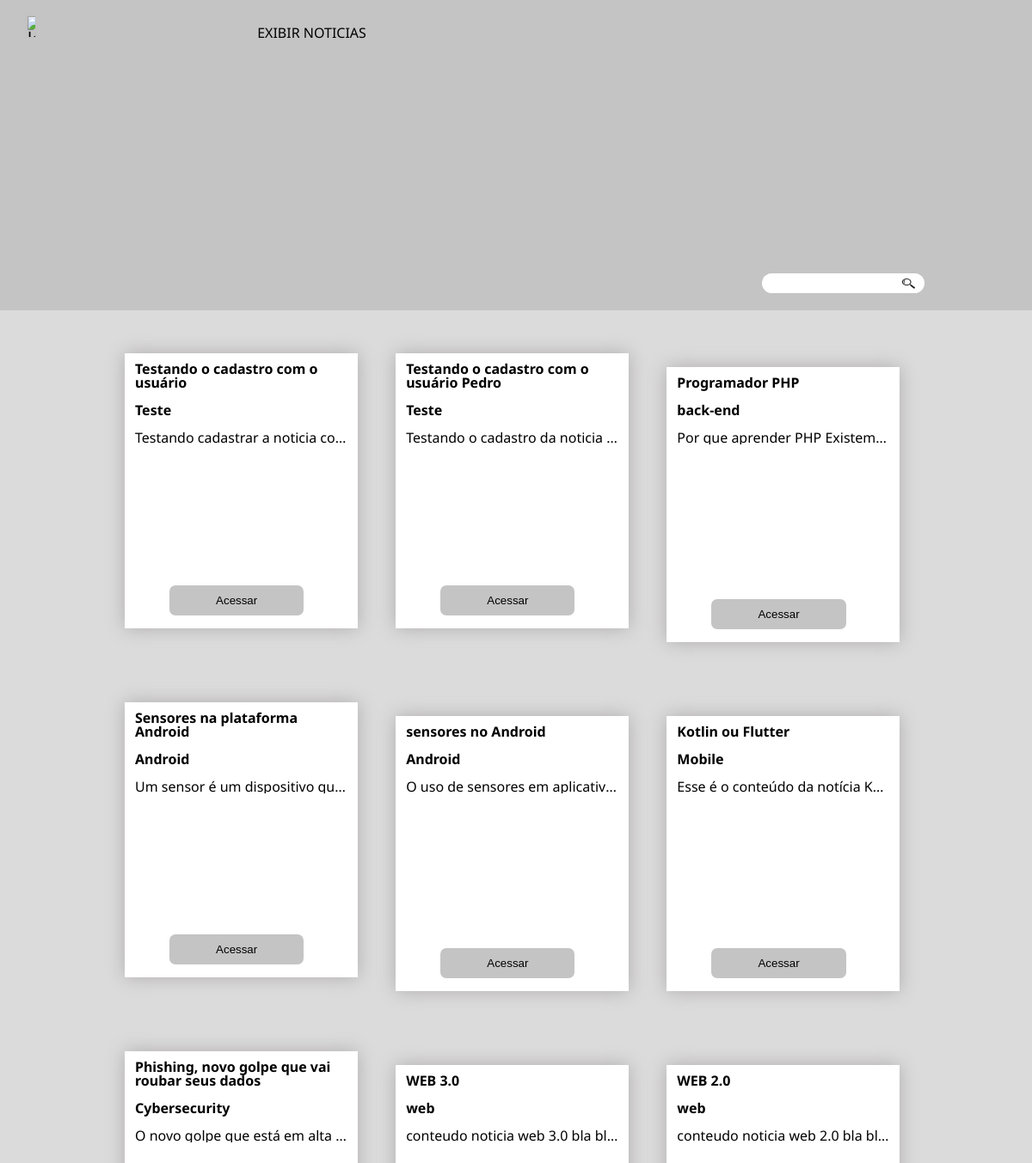
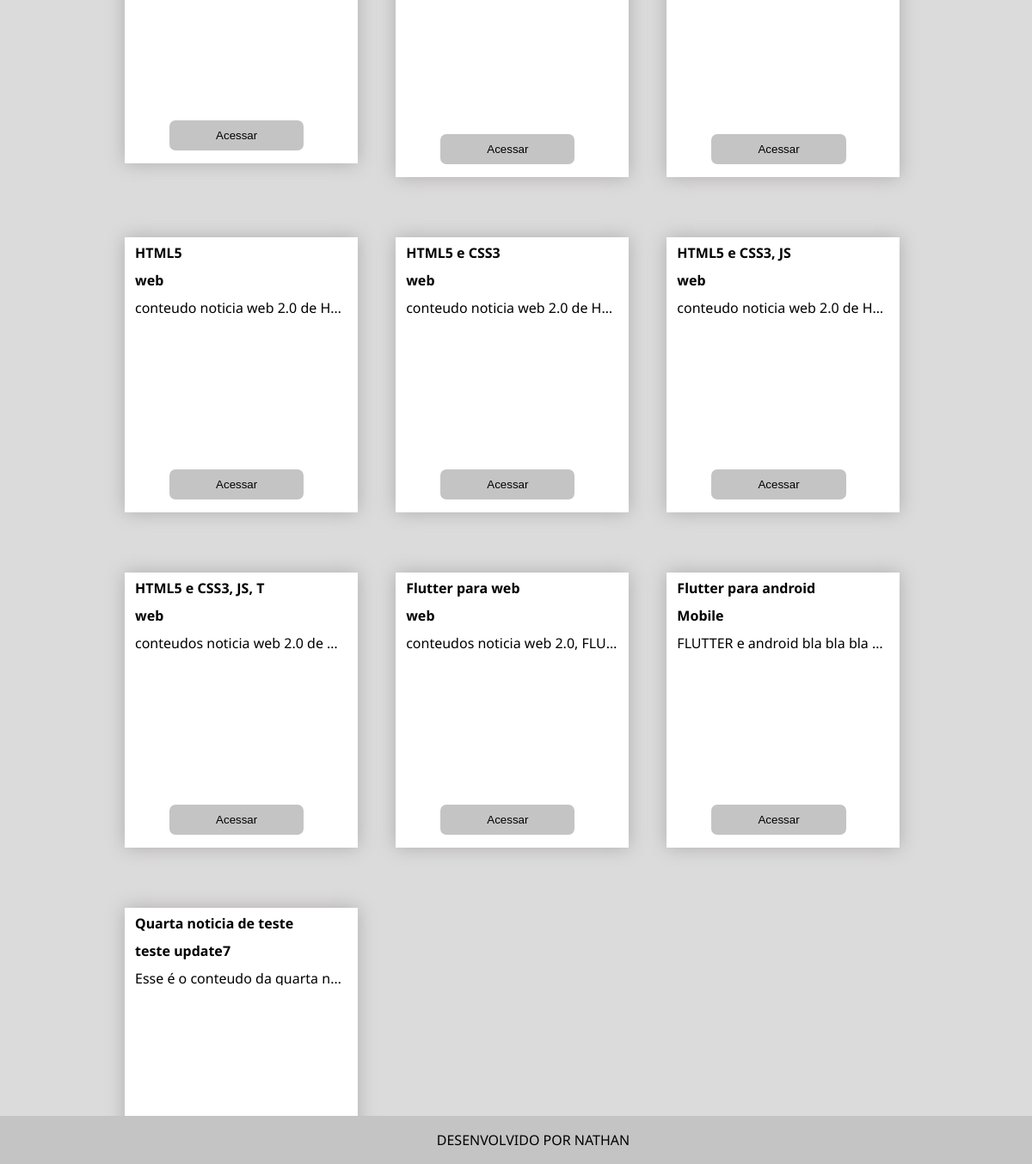
The page / on the database its author committed (2 pictures, top to bottom).
### tables this page shows
CREATE TABLE `noticias` (
  `id` int(11) NOT NULL AUTO_INCREMENT,
  `id_usuario` int(11) DEFAULT NULL,
  `id_categoria` int(11) DEFAULT NULL,
  `titulo` varchar(150) NOT NULL,
  `conteudo` text NOT NULL,
  `data_publicacao` date DEFAULT NULL,
  PRIMARY KEY (`id`),
  KEY `id_categoria` (`id_categoria`),
  KEY `id_usuario` (`id_usuario`),
  CONSTRAINT `noticias_ibfk_1` FOREIGN KEY (`id_categoria`) REFERENCES `categorias` (`id`),
  CONSTRAINT `noticias_ibfk_2` FOREIGN KEY (`id_usuario`) REFERENCES `usuarios` (`id`)
);

CREATE TABLE `categorias` (
  `id` int(11) NOT NULL AUTO_INCREMENT,
  `nome` varchar(100) NOT NULL,
  PRIMARY KEY (`id`),
  UNIQUE KEY `nome` (`nome`)
);

### src/repositorio/RepositorioNoticias.php (called while the page is built, shortened)
<?php
class RepositorioNoticias
{
    private PDO $conexao;
    public function __construct(PDO $conexao)
    {
        $this->conexao = $conexao;
    }
    public function todasAsNoticias(): array
    {
        $sql = 'SELECT noticias.id, categorias.id AS id_da_categoria, categorias.nome AS categoria, noticias.titulo, noticias.conteudo, noticias.data_publicacao
        FROM noticias JOIN categorias ON noticias.id_categoria = categorias.id ORDER BY noticias.data_publicacao DESC;';
        $consulta = $this->conexao->query($sql);
        return $this->hidratarListaNoticias($consulta);
    }
    private function hidratarListaNoticias($consulta): array
    {
        $listaDadosNoticias = $consulta->fetchAll(PDO::FETCH_ASSOC);
        $listaNoticias = [];
        foreach ($listaDadosNoticias as $dadosNoticia) {
            $listaNoticias[] = new \Noticia(
                $dadosNoticia['id'],
                new \Categoria($dadosNoticia['id_da_categoria'], $dadosNoticia['categoria']),
                $dadosNoticia['titulo'],
                $dadosNoticia['conteudo'],
                $dadosNoticia['data_publicacao']
            );
        }
        return $listaNoticias;
    }
}

### src/dominio/modelo/Categoria.php (called while the page is built, shortened)
<?php
class Categoria
{
    private $categoria;
    public function __construct(?int $id, string $categoria)
    {
        $this->categoria = $this->limpar($categoria);
    }
    public function categoria(): string
    {
        return $this->categoria;
    }
    private function limpar($categoria)
    {
        $categoria = trim($categoria);
        $categoria = stripcslashes($categoria);
        $categoria = htmlspecialchars($categoria);
        return $categoria;
    }
}

### src/dominio/modelo/Noticia.php (called while the page is built, shortened)
<?php
class Noticia
{
    private $id;
    private $categoria;
    private $titulo;
    private $conteudo;
    public function __construct(?int $id, Categoria $categoria, string $titulo, string $conteudo, ?string $dataPublicacao)
    {
        $this->id = $id;
        $this->categoria = $categoria;
        $this->titulo = $this->limpar($titulo);
        $this->conteudo = $this->limpar($conteudo);
    }
    public function id(): ?int
    {
        return $this->id;
    }
    public function titulo(): string
    {
        return $this->titulo;
    }
    public function conteudo(): string
    {
        return $this->conteudo;
    }
    public function categoria(): string
    {
        return $this->categoria->categoria();
    }
    private function limpar($noticia)
    {
        $noticia = trim($noticia);
        $noticia = htmlspecialchars($noticia);
        return $noticia;
    }
}

### index.php (the view, shortened to what this page needs)
<?php
require_once 'src/dominio/modelo/Noticia.php';
require_once 'src/dominio/modelo/Categoria.php';
require_once 'src/repositorio/RepositorioNoticias.php';
require_once 'layout/cabecalho.php';
$conexao = Conexao::criarConexao();
$repositorioNoticias = new RepositorioNoticias($conexao);
if (isset($_GET['busca']) and $_GET['busca'] != '') {
    $noticias = $repositorioNoticias->pesquisarNoticia($_GET['busca']);
} else {
    $noticias = $repositorioNoticias->todasAsNoticias();
}
?>
<!DOCTYPE html>
<html lang="pt-br">
<head>
    <link rel="stylesheet" href="reset.css">
    <link rel="stylesheet" href="style.css">
</head>
    <main>
        <?php foreach ($noticias as $noticia) : ?>
            <section class="caixa-noticia">
                <h2><?php echo $noticia->titulo(); ?></h2>
                <h3><?php echo $noticia->categoria(); ?></h3>
                <p>
                    <?php echo $noticia->conteudo(); ?>
                </p>
                <div class="botao-caixa">
                    <button><a href="noticia.php?id=<?php echo $noticia->id(); ?>" class="butao-noticia">Acessar</a></button>
                </div>
            </section>
        <?php endforeach ?>
    </main>

### layout/cabecalho.php (shortened to what this page needs)
<body>
    <header class="cabecalho"><h1><img src="https://imgs.search.brave.com/75uk1O7iw7k1WkwUlrEVxhB7Dv5jooCt2Rc9-F2XZu8/rs:fit:1200:419:1/g:ce/aHR0cDovL3d3dy5k/ZXZtZWRpYS5jb20u/YnIvam9pbi9pbWFn/ZXMvbG9nby1kZXZt/ZWRpYS5wbmc" alt="logo" class="logo"></h1> <a href="index.php">EXIBIR NOTICIAS</a> <form action="index.php" method="get"><input type="search" name="busca"><button type="submit" class="botao-busca"><img src="img/Desenho-Lupa-PNG.png" alt=""></button></form></header>

### style.css (style rules this page uses)
header { background: rgb(196, 196, 196); margin-bottom: 50px; }
body { background: rgb(220, 219, 219); font-family: 'Montserrat', sans-serif; font-family: 'Noto Sans', sans-serif; }
.cabecalho h1, form, a { display: inline-block; padding-left: 25px; padding-right: 25px; padding-top: 30px; padding-bottom: 20px; }
.cabecalho h1 { padding-right: 120px; padding-left: 30px; font-size: 20px; display: inline; }
.logo { width: 10%; display: inline-block; }
.cabecalho form { position: relative; display: block; text-align: right; margin-right: 100px; }
.cabecalho input { border-radius: 12px; border: none; padding: 4px 6px; }
.botao-busca img { width: 15px; height: 12px; cursor: pointer; }
.botao-busca { border: none; background: transparent; position: absolute; top: 35px; right: 30px; }
a { text-decoration: none; color: black; }
main { width: 950px; margin: 0 auto; margin-bottom: 5em; }
.caixa-noticia h2, h3 { padding-bottom: 1em; font-weight: bold; }
.caixa-noticia { background: white; margin-bottom: 70px; padding: 10px 12px; width: 26%; height: 300px; display: inline-block; margin-left: 20px; margin-right: 20px; position: relative; box-shadow: 0px 0px 20px rgb(174, 173, 173); }
.caixa-noticia p { max-width: 500px; white-space: nowrap; overflow: hidden; text-overflow: ellipsis; }
.butao-noticia { padding: 5px 15px; }
.botao-caixa { position: absolute; bottom: 15px; padding: 0 40px; }
.botao-caixa button { width: 200%; border-radius: 7px; border: none; background: rgb(196, 196, 196); padding: 5px 0; }
footer { background: rgb(196, 196, 196); text-align: center; padding: 20px; margin: auto; width: 100%; bottom: 0; position: fixed; }

### rows shown on the page
noticias: titulo "Testando o cadastro com o usuário Pedro", id_categoria.nome "Teste", conteudo "Testando o cadastro da noticia…"
noticias: titulo "Programador PHP", id_categoria.nome "back-end", conteudo "Por que aprender PHP Existem…"
noticias: titulo "Sensores na plataforma Android", id_categoria.nome "Android", conteudo "Um sensor é um dispositivo qu…"
noticias: titulo "sensores no Android", id_categoria.nome "Android", conteudo "O uso de sensores em aplicativ…"
noticias: titulo "Kotlin ou Flutter", id_categoria.nome "Mobile", conteudo "Esse é o conteúdo da notícia K…"
noticias: titulo "Phishing, novo golpe que vai roubar seus dados", id_categoria.nome "Cybersecurity", conteudo "O novo golpe que está em alta…"
noticias: titulo "WEB 3.0", id_categoria.nome "web", conteudo "conteudo noticia web 3.0 bla bl…"
noticias: titulo "WEB 2.0", id_categoria.nome "web", conteudo "conteudo noticia web 2.0 bla bl…"
noticias: titulo "HTML5", id_categoria.nome "web", conteudo "conteudo noticia web 2.0 de H…"
noticias: titulo "HTML5 e CSS3", id_categoria.nome "web", conteudo "conteudo noticia web 2.0 de H…"
noticias: titulo "HTML5 e CSS3, JS", id_categoria.nome "web", conteudo "conteudo noticia web 2.0 de H…"
noticias: titulo "HTML5 e CSS3, JS, T", id_categoria.nome "web", conteudo "conteudos noticia web 2.0 de…"
noticias: titulo "Flutter para web", id_categoria.nome "web", conteudo "conteudos noticia web 2.0, FLU…"
noticias: titulo "Flutter para android", id_categoria.nome "Mobile", conteudo "FLUTTER e android bla bla bla…"
noticias: titulo "Quarta noticia de teste", id_categoria.nome "teste update7", conteudo "Esse é o conteudo da quarta n…"
